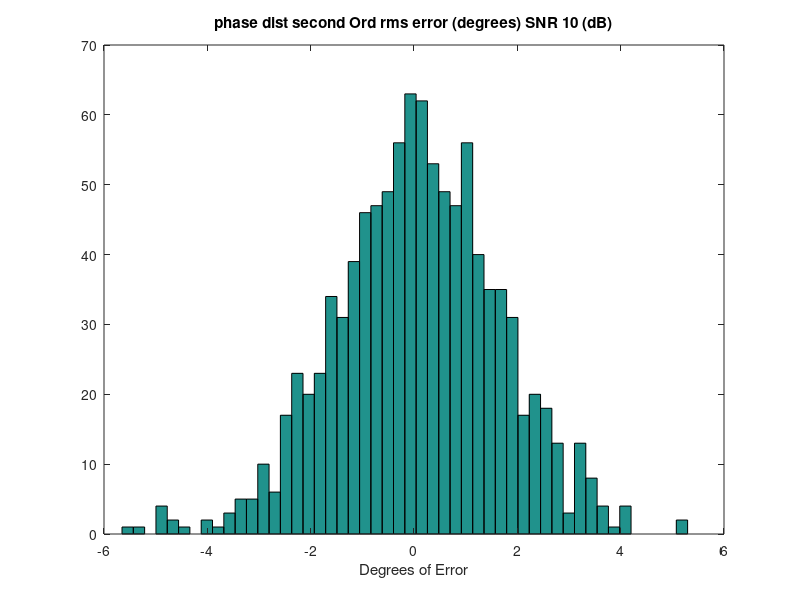
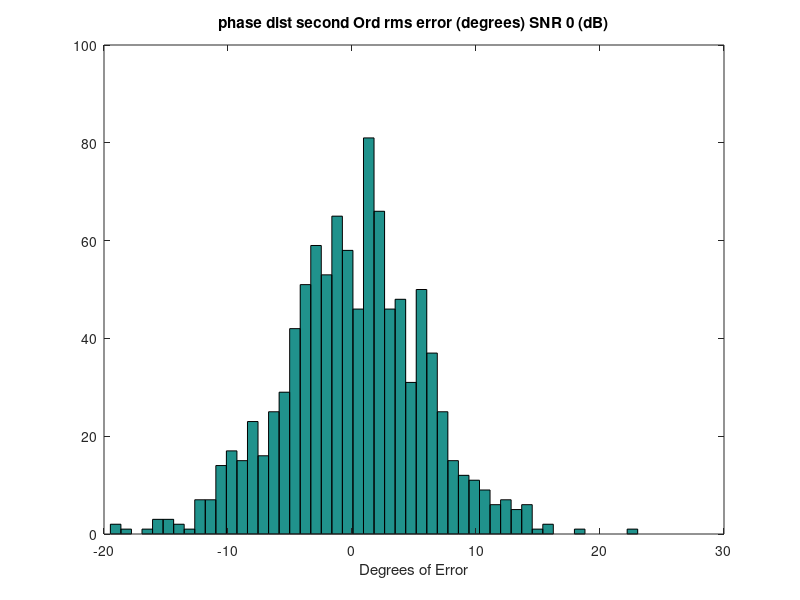
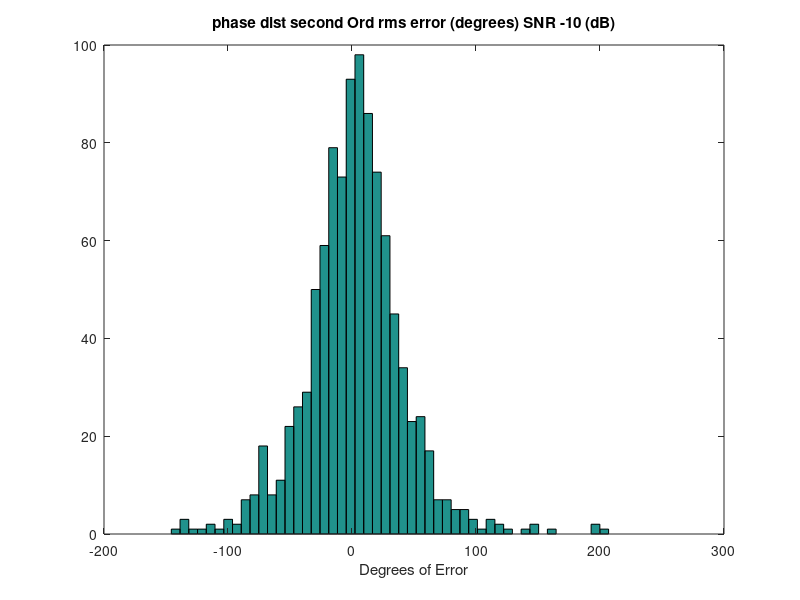
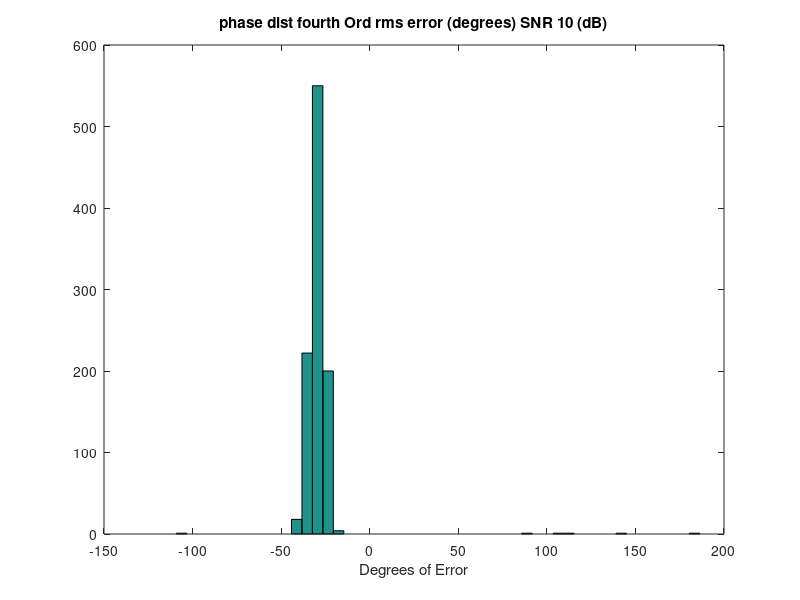

MATLAB code for these plots, in order:
%% Error Calculations Second and Fourth
clc;clear;
%% Initializations
alpha = 1;

pol_signal_one = [1;-1;0]./sqrt(2);
pol_cum_signal_one = [1;1;0;-1;0;0]./sqrt(3); %ground

signal_one_offset = 30*pi/180;

Averaged_samples = 1000;
Window = 49;    %size of window


phase_dist_second_10 = zeros(1,Averaged_samples);
mag_dist_second_10 = zeros(1,Averaged_samples);

phase_dist_second_0 = zeros(1,Averaged_samples);
mag_dist_second_0 = zeros(1,Averaged_samples);

phase_dist_second_n10 = zeros(1,Averaged_samples);
mag_dist_second_n10 = zeros(1,Averaged_samples);

phase_dist_fourth_10 = zeros(1,Averaged_samples);
mag_dist_fourth_10 = zeros(1,Averaged_samples);

phase_dist_fourth_0 = zeros(1,Averaged_samples);
mag_dist_fourth_0 = zeros(1,Averaged_samples);

phase_dist_fourth_n10 = zeros(1,Averaged_samples);
mag_dist_fourth_n10 = zeros(1,Averaged_samples);

SNR = [-10 ,0, 10];
%% Generic Loop Calculations

for SNR_sample = 1:length(SNR);
    
    Noise = (10^(-SNR(SNR_sample)/20))/sqrt(3);
    
    for sample = 1:Averaged_samples
        %% Random Statistics Used for Both second and forth order Algorithms
        
        signal_one =  pol_signal_one*(sqrt(-2*log(1-rand(1,Window))).*exp(1i*2*pi*rand(1,Window)));
        
        s1 = alpha*signal_one;
        s2 = alpha*exp(1i*signal_one_offset)*signal_one ;
        
        s1_Noise = s1 + Noise*sqrt(-2*log(1-rand(3,Window))).*exp(1i*2*pi*rand(3,Window));
        s2_Noise = s2 + Noise*sqrt(-2*log(1-rand(3,Window))).*exp(1i*2*pi*rand(3,Window));
        %% Second order Statistics
        S1_2 = [s1_Noise(1,:)
            s1_Noise(2,:)
            s1_Noise(3,:)];
        
        S2_2 = [s2_Noise(1,:)
            s2_Noise(2,:)
            s2_Noise(3,:)];
        
        R1_2 = S1_2*S1_2'/Window;
        R2_2 = S1_2*S2_2'/Window;
        
        [eigenvect_2,eigenval_2] = eig(pinv(R1_2)*R2_2);
        
        polarfilter_2 = abs(pol_signal_one'*eigenvect_2);
        [~,srt_2] = sort(polarfilter_2,'descend');
        if (SNR(SNR_sample) == 10)
            phase_dist_second_10(sample) = ((signal_one_offset + angle(eigenval_2(srt_2(1),srt_2(1)))));
            mag_dist_second_10(sample) =  (abs(eigenval_2(srt_2(1),srt_2(1))));
            
        elseif (SNR(SNR_sample) == 0)
            phase_dist_second_0(sample) = ((signal_one_offset + angle(eigenval_2(srt_2(1),srt_2(1)))));
            mag_dist_second_0(sample) = (abs(eigenval_2(srt_2(1),srt_2(1))));
            
            
        elseif (SNR(SNR_sample) == -10)
            phase_dist_second_n10(sample) = ((signal_one_offset + angle(eigenval_2(srt_2(1),srt_2(1)))));
            mag_dist_second_n10(sample) = (abs(eigenval_2(srt_2(1),srt_2(1))));
            
        end
        %% Fourth Order Statistics
        S1_4 = [s1_Noise(1,:).*s1_Noise(1,:)
            s1_Noise(2,:).*s1_Noise(2,:)
            s1_Noise(3,:).*s1_Noise(3,:)
            s1_Noise(1,:).*s1_Noise(2,:)
            s1_Noise(1,:).*s1_Noise(3,:)
            s1_Noise(2,:).*s1_Noise(3,:)];
        
        S2_4 = [s2_Noise(1,:).*s2_Noise(1,:)
            s2_Noise(2,:).*s2_Noise(2,:)
            s2_Noise(3,:).*s2_Noise(3,:)
            s2_Noise(1,:).*s2_Noise(2,:)
            s2_Noise(1,:).*s2_Noise(3,:)
            s2_Noise(2,:).*s2_Noise(3,:)];
        
        R1_4 = S1_4*S1_4'/Window;
        R2_4 = S1_4*S2_4'/Window;
        
        [eigenvec_4,eigenval_4] = eig(pinv(R1_4)*R2_4);
        
        polarfilter_4 = abs(pol_cum_signal_one'*eigenvec_4);
        [~,srt_4] = sort(polarfilter_4,'descend');
        if (SNR(SNR_sample) == 10)
            phase_dist_fourth_10(sample) = ((signal_one_offset + angle(eigenval_4(srt_2(1),srt_2(1)))));
            mag_dist_fourth_10(sample) = (abs(eigenval_4(srt_2(1),srt_2(1))));
            
        elseif (SNR(SNR_sample) == 0)
            phase_dist_fourth_0(sample) = ((signal_one_offset + angle(eigenval_4(srt_2(1),srt_2(1)))));
            mag_dist_fourth_0(sample) =  (abs(eigenval_4(srt_2(1),srt_2(1))));
            
            
        elseif (SNR(SNR_sample) == -10)
            phase_dist_fourth_n10(sample) = ((signal_one_offset + angle(eigenval_4(srt_2(1),srt_2(1)))));
            mag_dist_fourth_n10(sample) = (abs(eigenval_4(srt_2(1),srt_2(1))));
            
        end
    end
end
phase_est_second_10_rms = (phase_dist_second_10)*180/pi;
phase_est_second_0_rms = (phase_dist_second_0)*180/pi;
phase_est_second_n10_rms = (phase_dist_second_n10)*180/pi;

phase_est_fourth_10_rms = (phase_dist_fourth_10)*180/pi;
phase_est_fourth_0_rms = (phase_dist_fourth_0)*180/pi;
phase_est_fourth_n10_rms = (phase_dist_fourth_n10)*180/pi;

%% Plotting Results
bins = 50;

figure(1);
hist(phase_est_second_10_rms,bins);
title('phase dist second Ord rms error (degrees) SNR 10 (dB)');
xlabel('Degrees of Error');

figure(2);
hist(phase_est_second_0_rms,bins);
title('phase dist second Ord rms error (degrees) SNR 0 (dB)');
xlabel('Degrees of Error');

figure(3);
hist(phase_est_second_n10_rms,bins);
title('phase dist second Ord rms error (degrees) SNR -10 (dB)');
xlabel('Degrees of Error');

figure(4);
hist(phase_est_fourth_10_rms,bins);
title('phase dist fourth Ord rms error (degrees) SNR 10 (dB)');
xlabel('Degrees of Error');

figure(5);
hist(phase_est_fourth_0_rms,bins);
title('phase dist fourth Ord rms error (degrees) SNR 0 (dB)');
xlabel('Degrees of Error');

figure(6);
hist(phase_est_fourth_n10_rms,bins);
title('phase dist fourth Ord rms error (degrees) SNR -10 (dB)');
xlabel('Degrees of Error');
